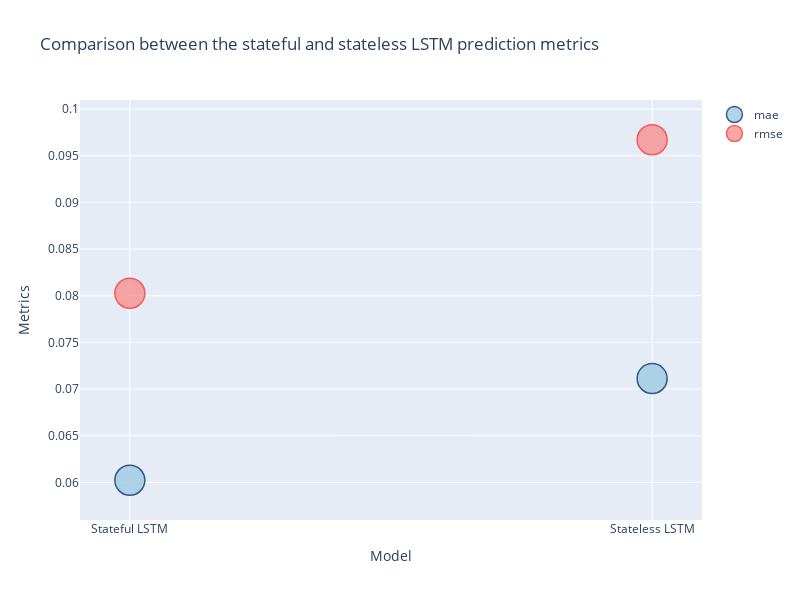

The cell this chart's notebook holds for it:
### Markdown cell above
## Compare the metrics of the Stateful and Stateless LSTM metrics

  It seems that stateful LSTM is doing a bit better.

### Code cell
data = {'mae':[stateful_from_test_data_mae,stateless_results_from_test_data_df_mae],
        'rmse':[stateful_from_test_data_rmse,stateless_results_from_test_data_df_rmse]}
df_results_sum = pd.DataFrame(data,columns =['mae','rmse'],index=['Stateful LSTM','Stateless LSTM'])
df_results_sum.head


#Plot the stateful LSTM prediction for the testset data
import plotly
from plotly.offline import init_notebook_mode, iplot
import plotly.graph_objs as go
init_notebook_mode(connected=True)

figure = go.Figure()

scatter1=go.Scatter(x=df_results_sum.index,y=df_results_sum['mae'],
                   name='mae',mode='markers',marker=dict(size=30,
                                 color='rgb(158,202,225)',
                                 line=dict(
                                 color='rgb(8,48,107)',
                                 width=1.5)),
                                opacity=0.8)
scatter2=go.Scatter(x=df_results_sum.index,y=df_results_sum['rmse'],
                   name='rmse',mode='markers',marker=dict(size=30,
                                 color='rgb(248,146,146)',
                                 line=dict(
                                 color='rgb(249,52,52)',
                                 width=1.5)),
                                opacity=0.8)





data=[scatter1,scatter2]

layout = go.Layout(height=600, width=800,title='Comparison between the stateful and stateless LSTM prediction metrics',
                  xaxis={'title':'Model'},yaxis={'title':'Metrics'})
fig = go.Figure(data=data,layout=layout)
try:
    fig.show()
except:
    fig.show('svg')

# figure.show(renderer="colab")

### Figure 1 — Plotly figure (JSON) as saved in the notebook; plotly's stock layout.template omitted (floating-point values rounded to 4 significant figures)
{"data": [{"marker": {"color": "rgb(158,202,225)", "line": {"color": "rgb(8,48,107)", "width": 1.5}, "size": 30}, "mode": "markers", "name": "mae", "opacity": 0.8, "type": "scatter", "x": ["Stateful LSTM", "Stateless LSTM"], "y": [0.06022, 0.07113]}, {"marker": {"color": "rgb(248,146,146)", "line": {"color": "rgb(249,52,52)", "width": 1.5}, "size": 30}, "mode": "markers", "name": "rmse", "opacity": 0.8, "type": "scatter", "x": ["Stateful LSTM", "Stateless LSTM"], "y": [0.08026, 0.09671]}], "layout": {"height": 600, "title": {"text": "Comparison between the stateful and stateless LSTM prediction metrics"}, "width": 800, "xaxis": {"title": {"text": "Model"}}, "yaxis": {"title": {"text": "Metrics"}}}}
